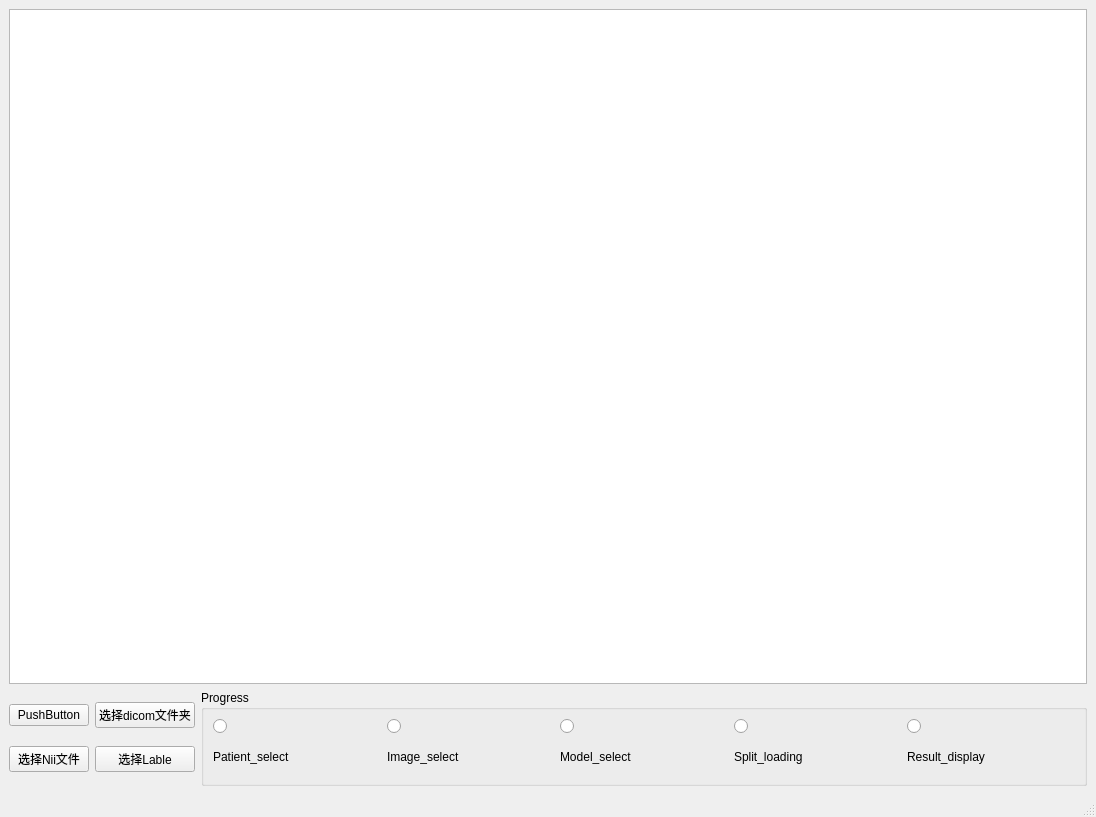
<?xml version="1.0" encoding="UTF-8"?>
<ui version="4.0">
 <class>MainWindow</class>
 <widget class="QMainWindow" name="MainWindow">
  <property name="geometry">
   <rect>
    <x>0</x>
    <y>0</y>
    <width>1096</width>
    <height>817</height>
   </rect>
  </property>
  <property name="windowTitle">
   <string>MainWindow</string>
  </property>
  <widget class="QWidget" name="centralwidget">
   <layout class="QHBoxLayout" name="horizontalLayout_4">
    <item>
     <layout class="QVBoxLayout" name="verticalLayout" stretch="7,1">
      <item>
       <layout class="QHBoxLayout" name="horizontalLayout" stretch="2">
        <item>
         <widget class="QTextEdit" name="textEdit"/>
        </item>
       </layout>
      </item>
      <item>
       <layout class="QHBoxLayout" name="horizontalLayout_3" stretch="1,9">
        <item>
         <layout class="QGridLayout" name="gridLayout">
          <item row="0" column="0">
           <widget class="QPushButton" name="pushButton">
            <property name="text">
             <string>PushButton</string>
            </property>
           </widget>
          </item>
          <item row="0" column="1">
           <widget class="QPushButton" name="DicomDir">
            <property name="text">
             <string>选择dicom文件夹</string>
            </property>
           </widget>
          </item>
          <item row="1" column="0">
           <widget class="QPushButton" name="selectNii">
            <property name="text">
             <string>选择Nii文件</string>
            </property>
           </widget>
          </item>
          <item row="1" column="1">
           <widget class="QPushButton" name="niiFile">
            <property name="text">
             <string>选择Lable</string>
            </property>
           </widget>
          </item>
         </layout>
        </item>
        <item>
         <widget class="QGroupBox" name="groupBox_2">
          <property name="title">
           <string>Progress</string>
          </property>
          <layout class="QVBoxLayout" name="verticalLayout_2">
           <item>
            <layout class="QGridLayout" name="gridLayout_2">
             <item row="0" column="0" colspan="5">
              <layout class="QHBoxLayout" name="horizontalLayout_2" stretch="1,1,1,1,1">
               <item>
                <widget class="QRadioButton" name="progress_1">
                 <property name="text">
                  <string/>
                 </property>
                 <property name="autoExclusive">
                  <bool>false</bool>
                 </property>
                </widget>
               </item>
               <item>
                <widget class="QRadioButton" name="progress_2">
                 <property name="text">
                  <string/>
                 </property>
                 <property name="autoExclusive">
                  <bool>false</bool>
                 </property>
                </widget>
               </item>
               <item>
                <widget class="QRadioButton" name="progress_3">
                 <property name="text">
                  <string/>
                 </property>
                 <property name="autoExclusive">
                  <bool>false</bool>
                 </property>
                </widget>
               </item>
               <item>
                <widget class="QRadioButton" name="progress_4">
                 <property name="text">
                  <string/>
                 </property>
                 <property name="autoExclusive">
                  <bool>false</bool>
                 </property>
                </widget>
               </item>
               <item>
                <widget class="QRadioButton" name="progress_5">
                 <property name="text">
                  <string/>
                 </property>
                 <property name="autoExclusive">
                  <bool>false</bool>
                 </property>
                </widget>
               </item>
              </layout>
             </item>
             <item row="1" column="0">
              <widget class="QLabel" name="label_7">
               <property name="text">
                <string>Patient_select</string>
               </property>
              </widget>
             </item>
             <item row="1" column="1">
              <widget class="QLabel" name="label_6">
               <property name="text">
                <string>Image_select</string>
               </property>
              </widget>
             </item>
             <item row="1" column="2">
              <widget class="QLabel" name="label_9">
               <property name="text">
                <string>Model_select</string>
               </property>
              </widget>
             </item>
             <item row="1" column="3">
              <widget class="QLabel" name="label_8">
               <property name="text">
                <string>Split_loading</string>
               </property>
              </widget>
             </item>
             <item row="1" column="4">
              <widget class="QLabel" name="label_5">
               <property name="text">
                <string>Result_display</string>
               </property>
              </widget>
             </item>
            </layout>
           </item>
          </layout>
         </widget>
        </item>
       </layout>
      </item>
     </layout>
    </item>
   </layout>
  </widget>
  <widget class="QMenuBar" name="menubar">
   <property name="geometry">
    <rect>
     <x>0</x>
     <y>0</y>
     <width>1096</width>
     <height>26</height>
    </rect>
   </property>
  </widget>
  <widget class="QStatusBar" name="statusbar"/>
 </widget>
 <resources/>
 <connections/>
</ui>
